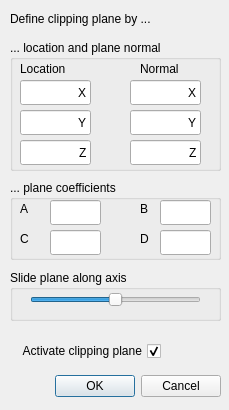
<ui version="4.0" >
 <author></author>
 <comment></comment>
 <exportmacro></exportmacro>
 <class>ui_ClippingPlaneDialog</class>
 <widget class="QDialog" name="ui_ClippingPlaneDialog" >
  <property name="geometry" >
   <rect>
    <x>0</x>
    <y>0</y>
    <width>229</width>
    <height>410</height>
   </rect>
  </property>
  <property name="windowTitle" >
   <string>Clipping Plane Dialog</string>
  </property>
  <widget class="QLabel" name="label" >
   <property name="geometry" >
    <rect>
     <x>10</x>
     <y>10</y>
     <width>171</width>
     <height>17</height>
    </rect>
   </property>
   <property name="text" >
    <string>Define clipping plane by ...</string>
   </property>
  </widget>
  <widget class="QGroupBox" name="groupBox_2" >
   <property name="geometry" >
    <rect>
     <x>10</x>
     <y>40</y>
     <width>211</width>
     <height>131</height>
    </rect>
   </property>
   <property name="title" >
    <string>... location and plane normal</string>
   </property>
   <widget class="QLabel" name="label_2" >
    <property name="geometry" >
     <rect>
      <x>10</x>
      <y>20</y>
      <width>57</width>
      <height>17</height>
     </rect>
    </property>
    <property name="text" >
     <string>Location</string>
    </property>
   </widget>
   <widget class="QLabel" name="label_3" >
    <property name="geometry" >
     <rect>
      <x>130</x>
      <y>20</y>
      <width>57</width>
      <height>17</height>
     </rect>
    </property>
    <property name="text" >
     <string>Normal</string>
    </property>
   </widget>
   <widget class="QLineEdit" name="locX" >
    <property name="geometry" >
     <rect>
      <x>10</x>
      <y>40</y>
      <width>71</width>
      <height>25</height>
     </rect>
    </property>
    <property name="text" >
     <string>X</string>
    </property>
    <property name="alignment" >
     <set>Qt::AlignRight</set>
    </property>
   </widget>
   <widget class="QLineEdit" name="locY" >
    <property name="geometry" >
     <rect>
      <x>10</x>
      <y>70</y>
      <width>71</width>
      <height>25</height>
     </rect>
    </property>
    <property name="text" >
     <string>Y</string>
    </property>
    <property name="alignment" >
     <set>Qt::AlignRight</set>
    </property>
   </widget>
   <widget class="QLineEdit" name="locZ" >
    <property name="geometry" >
     <rect>
      <x>10</x>
      <y>100</y>
      <width>71</width>
      <height>25</height>
     </rect>
    </property>
    <property name="text" >
     <string>Z</string>
    </property>
    <property name="alignment" >
     <set>Qt::AlignRight</set>
    </property>
   </widget>
   <widget class="QLineEdit" name="dirY" >
    <property name="geometry" >
     <rect>
      <x>120</x>
      <y>70</y>
      <width>71</width>
      <height>25</height>
     </rect>
    </property>
    <property name="text" >
     <string>Y</string>
    </property>
    <property name="alignment" >
     <set>Qt::AlignRight</set>
    </property>
   </widget>
   <widget class="QLineEdit" name="dirZ" >
    <property name="geometry" >
     <rect>
      <x>120</x>
      <y>100</y>
      <width>71</width>
      <height>25</height>
     </rect>
    </property>
    <property name="text" >
     <string>Z</string>
    </property>
    <property name="alignment" >
     <set>Qt::AlignRight</set>
    </property>
   </widget>
   <widget class="QLineEdit" name="dirX" >
    <property name="geometry" >
     <rect>
      <x>120</x>
      <y>40</y>
      <width>71</width>
      <height>25</height>
     </rect>
    </property>
    <property name="text" >
     <string>X</string>
    </property>
    <property name="alignment" >
     <set>Qt::AlignRight</set>
    </property>
   </widget>
  </widget>
  <widget class="QGroupBox" name="groupBox" >
   <property name="geometry" >
    <rect>
     <x>10</x>
     <y>180</y>
     <width>211</width>
     <height>80</height>
    </rect>
   </property>
   <property name="title" >
    <string comment="A*x + B*y + C*z - D = 0" >... plane coefficients</string>
   </property>
   <widget class="QLabel" name="label_4" >
    <property name="geometry" >
     <rect>
      <x>10</x>
      <y>20</y>
      <width>21</width>
      <height>17</height>
     </rect>
    </property>
    <property name="text" >
     <string>A</string>
    </property>
   </widget>
   <widget class="QLabel" name="label_6" >
    <property name="geometry" >
     <rect>
      <x>130</x>
      <y>20</y>
      <width>21</width>
      <height>17</height>
     </rect>
    </property>
    <property name="text" >
     <string>B</string>
    </property>
   </widget>
   <widget class="QLabel" name="label_5" >
    <property name="geometry" >
     <rect>
      <x>10</x>
      <y>50</y>
      <width>21</width>
      <height>17</height>
     </rect>
    </property>
    <property name="text" >
     <string>C</string>
    </property>
   </widget>
   <widget class="QLabel" name="label_7" >
    <property name="geometry" >
     <rect>
      <x>130</x>
      <y>50</y>
      <width>21</width>
      <height>17</height>
     </rect>
    </property>
    <property name="text" >
     <string>D</string>
    </property>
   </widget>
   <widget class="QLineEdit" name="A" >
    <property name="geometry" >
     <rect>
      <x>40</x>
      <y>20</y>
      <width>51</width>
      <height>25</height>
     </rect>
    </property>
    <property name="text" >
     <string/>
    </property>
    <property name="alignment" >
     <set>Qt::AlignRight</set>
    </property>
   </widget>
   <widget class="QLineEdit" name="C" >
    <property name="geometry" >
     <rect>
      <x>40</x>
      <y>50</y>
      <width>51</width>
      <height>25</height>
     </rect>
    </property>
    <property name="text" >
     <string/>
    </property>
    <property name="alignment" >
     <set>Qt::AlignRight</set>
    </property>
   </widget>
   <widget class="QLineEdit" name="B" >
    <property name="geometry" >
     <rect>
      <x>150</x>
      <y>20</y>
      <width>51</width>
      <height>25</height>
     </rect>
    </property>
    <property name="text" >
     <string/>
    </property>
    <property name="alignment" >
     <set>Qt::AlignRight</set>
    </property>
   </widget>
   <widget class="QLineEdit" name="D" >
    <property name="geometry" >
     <rect>
      <x>150</x>
      <y>50</y>
      <width>51</width>
      <height>25</height>
     </rect>
    </property>
    <property name="text" >
     <string/>
    </property>
    <property name="alignment" >
     <set>Qt::AlignRight</set>
    </property>
   </widget>
  </widget>
  <widget class="QGroupBox" name="groupBox_3" >
   <property name="geometry" >
    <rect>
     <x>10</x>
     <y>270</y>
     <width>211</width>
     <height>51</height>
    </rect>
   </property>
   <property name="title" >
    <string>Slide plane along axis</string>
   </property>
   <widget class="QSlider" name="plnSlider" >
    <property name="geometry" >
     <rect>
      <x>20</x>
      <y>20</y>
      <width>171</width>
      <height>20</height>
     </rect>
    </property>
    <property name="minimum" >
     <number>-1000</number>
    </property>
    <property name="maximum" >
     <number>1000</number>
    </property>
    <property name="orientation" >
     <enum>Qt::Horizontal</enum>
    </property>
   </widget>
  </widget>
  <widget class="QWidget" name="layoutWidget" >
   <property name="geometry" >
    <rect>
     <x>10</x>
     <y>370</y>
     <width>211</width>
     <height>33</height>
    </rect>
   </property>
   <layout class="QHBoxLayout" >
    <property name="margin" >
     <number>0</number>
    </property>
    <property name="spacing" >
     <number>6</number>
    </property>
    <item>
     <spacer>
      <property name="orientation" >
       <enum>Qt::Horizontal</enum>
      </property>
      <property name="sizeHint" >
       <size>
        <width>131</width>
        <height>31</height>
       </size>
      </property>
     </spacer>
    </item>
    <item>
     <widget class="QPushButton" name="okButton" >
      <property name="text" >
       <string>OK</string>
      </property>
     </widget>
    </item>
    <item>
     <widget class="QPushButton" name="cancelButton" >
      <property name="text" >
       <string>Cancel</string>
      </property>
     </widget>
    </item>
   </layout>
  </widget>
  <widget class="QCheckBox" name="checkBox" >
   <property name="geometry" >
    <rect>
     <x>0</x>
     <y>340</y>
     <width>161</width>
     <height>22</height>
    </rect>
   </property>
   <property name="layoutDirection" >
    <enum>Qt::RightToLeft</enum>
   </property>
   <property name="text" >
    <string>Activate clipping plane</string>
   </property>
   <property name="checked" >
    <bool>true</bool>
   </property>
  </widget>
 </widget>
 <pixmapfunction></pixmapfunction>
 <resources/>
 <connections>
  <connection>
   <sender>okButton</sender>
   <signal>clicked()</signal>
   <receiver>ui_ClippingPlaneDialog</receiver>
   <slot>accept()</slot>
   <hints>
    <hint type="sourcelabel" >
     <x>278</x>
     <y>253</y>
    </hint>
    <hint type="destinationlabel" >
     <x>96</x>
     <y>254</y>
    </hint>
   </hints>
  </connection>
  <connection>
   <sender>cancelButton</sender>
   <signal>clicked()</signal>
   <receiver>ui_ClippingPlaneDialog</receiver>
   <slot>reject()</slot>
   <hints>
    <hint type="sourcelabel" >
     <x>369</x>
     <y>253</y>
    </hint>
    <hint type="destinationlabel" >
     <x>179</x>
     <y>282</y>
    </hint>
   </hints>
  </connection>
 </connections>
</ui>
